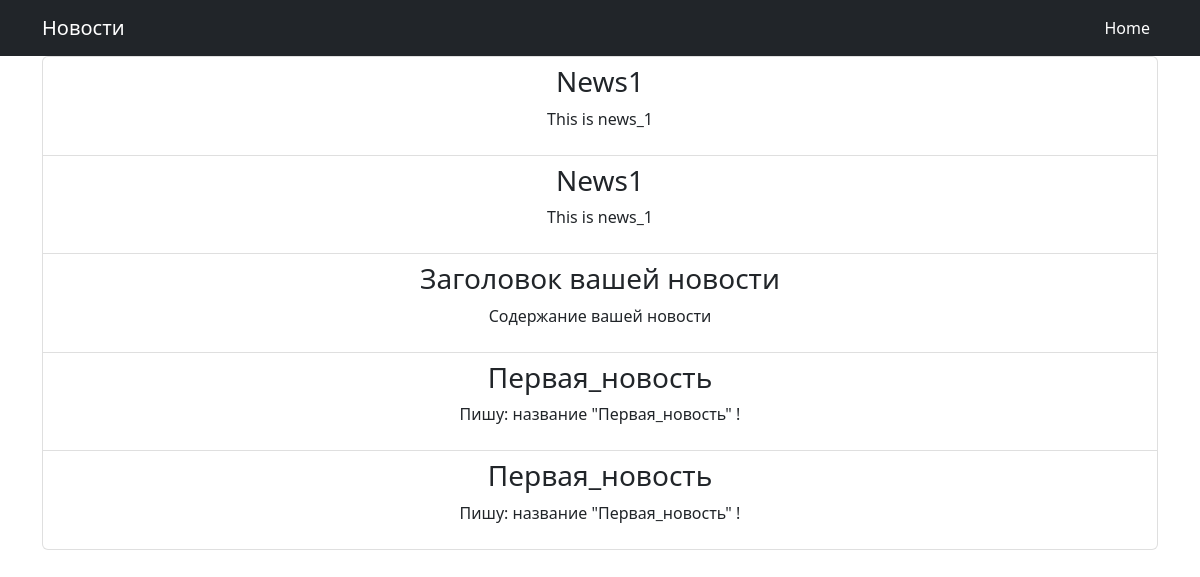
Before: /news/ with the older database file.
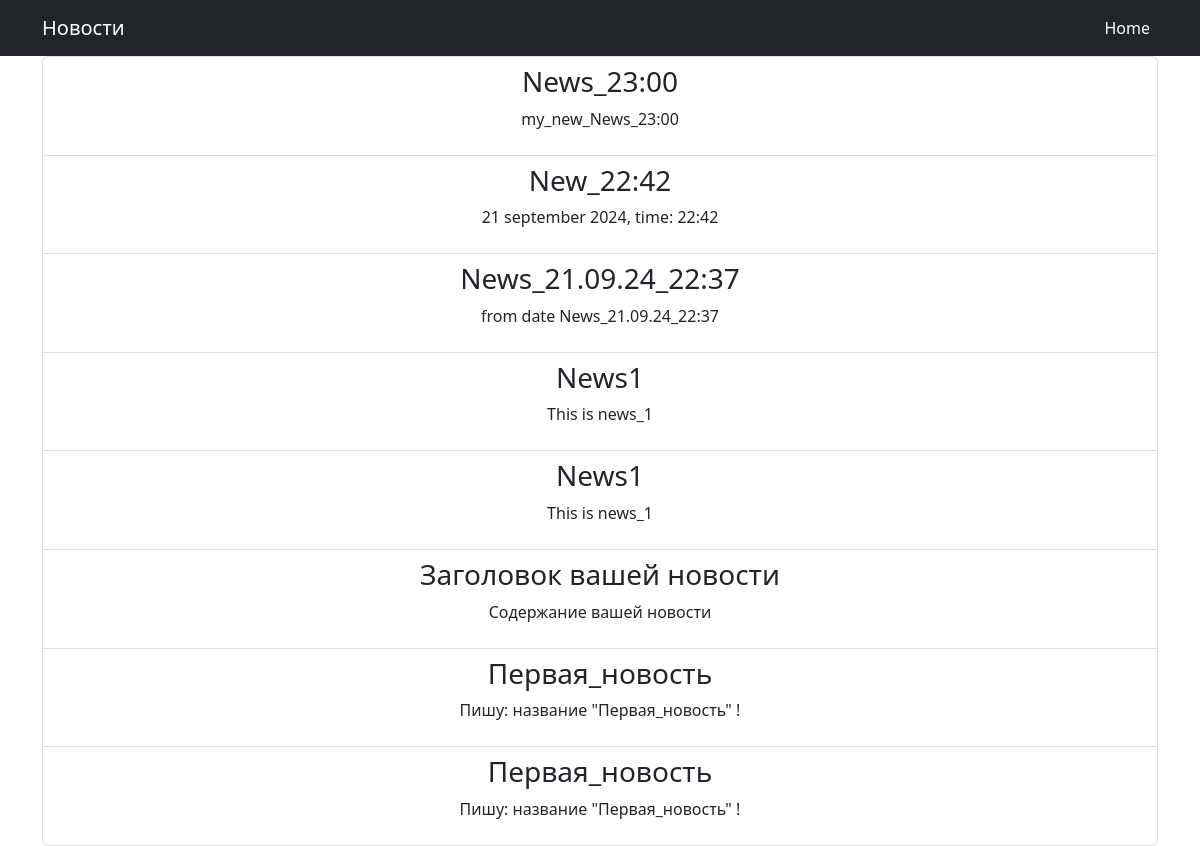
After: the same page with the newer database file.
### chat/models.py (models this page shows)
class Newsletter(models.Model):
    title = models.CharField(max_length=100)
    content = models.TextField()
    recipients = models.ManyToManyField(settings.AUTH_USER_MODEL, related_name='newsletters')
    sent_date = models.DateTimeField(auto_now_add=True)

### chat/views.py (the view)
# urls.py: path('news/', display_news, name='news_page'),
def display_news(request):
    all_news = Newsletter.objects.all().order_by('-sent_date')  # Получаем все новости из базы данных
    context = {'all_news': all_news}
    return render(request, 'news_page.html', context)

### chat/templates/news_page.html (shortened to what this page needs)
<!DOCTYPE html>
<html lang="en">
<head>
    {% load static %}
    <link href="{% static 'css/styles.css' %}" rel="stylesheet"/>
</head>
<body>
<nav class="navbar navbar-expand-lg navbar-dark bg-dark">
    <div class="container">
        <a class="navbar-brand" href="{% url 'news_page' %}">
            Новости
        </a>
        <div class="collapse navbar-collapse" id="navbarSupportedContent">
            <ul class="navbar-nav ms-auto mb-2 mb-lg-0">
                <li class="nav-item"><a class="nav-link active" aria-current="page" href="{% url 'home' %}">Home</a></li>
            </ul>
        </div>
    </div>
</nav>
<div class="container">
    <div class="row">
         <div class="col-lg-12 text-center">
            {% block content %}
            <ul class="list-group">
            {% for news in all_news %}
            <li class="list-group-item">
            <h3>{{ news.title }}</h3>
            <p>{{ news.content }}</p>
            </li>
        {% endfor %}
    </ul>
            {% endblock content %}
        </div>
    </div>
</div>
</body>
</html>

Changed rows visible on the page:
added Newsletter: title "News_23:00", content "my_new_News_23:00"
added Newsletter: title "New_22:42", content "21 september 2024, time: 22:42"
added Newsletter: title "News_21.09.24_22:37", content "from date News_21.09.24_22:37"
